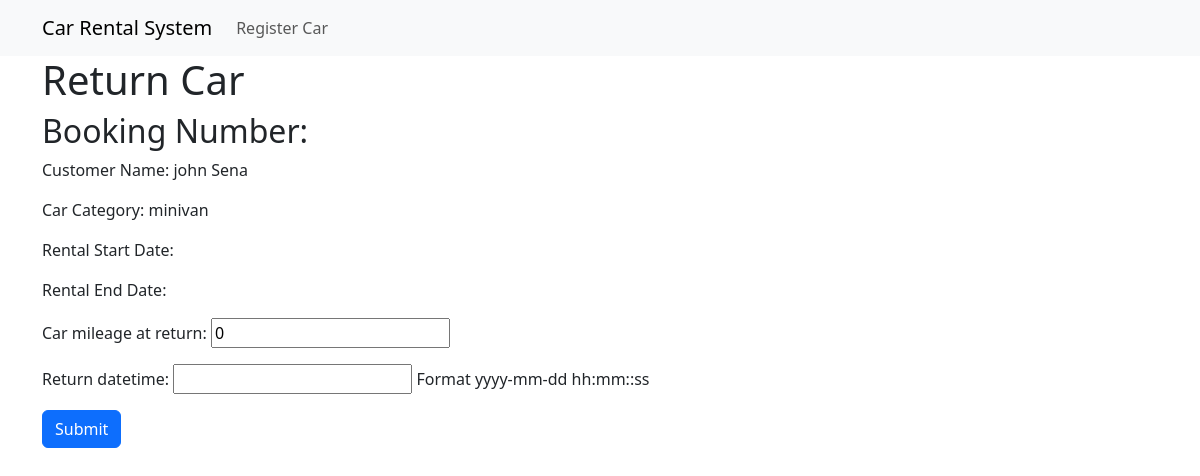
The page /return/3/ on the database its author committed.
### rental/models.py (models this page shows, shortened)
class Booking(models.Model):
    customer_name = models.CharField(max_length=100)
    car_category = models.ForeignKey(CarCategory, on_delete=models.CASCADE)
    rental_datetime = models.DateTimeField(help_text="Format yyyy-mm-dd hh:mm::ss")
    return_datetime = models.DateTimeField(blank=True,null=True, help_text="Format yyyy-mm-dd hh:mm::ss")
    car_mileage_at_pickup = models.IntegerField(default=0)
    car_mileage_at_return = models.IntegerField(default=0)
    total_amount = models.FloatField(("Total Car Booking Amount"), default=0.0)

class CarCategory(models.Model):
    CATEGORY = (
        ('compact', 'Compact'),
        ('premium', 'Premium'),
        ('minivan', 'Minivan'),
    )
    name = models.CharField(max_length=50, choices=CATEGORY)
    base_day_rental = models.PositiveIntegerField(("base rental Day"), default=50)
    kilometer_price = models.FloatField(("Kilometer Price"), default=10)
    def __str__(self):
        return self.name

### rental/views.py (the view)
# urls.py: path("return/<int:booking_id>/", views.return_car, name="return_car"),
def return_car(request, booking_id):
    booking = Booking.objects.get(id=booking_id)
    if request.method == 'POST':
        form = ReturnForm(request.POST or None, instance=booking)
        if form.is_valid():
            form = form.save(commit=False)
            form.total_amount = booking.calculate_price
            form.save()
            return redirect('rental:car_list')
    else:
        form = ReturnForm(instance=booking)
    return render(request, 'return-car.html', {'booking' : booking, 'form' : form})

### rental/forms.py
class ReturnForm(forms.ModelForm):
    class Meta:
        model = Booking
        fields = ("car_mileage_at_return", "return_datetime")

### rental/templates/return-car.html (shortened to what this page needs)
{% extends 'base.html' %}
{% block content %}
<div class="container">
    <h1>Return Car</h1>
    <h2>Booking Number: {{ booking.booking_number }}</h2>
    <p>Customer Name: {{ booking.customer_name }}</p>
    <p>Car Category: {{ booking.car_category }}</p>
    <p>Rental Start Date: {{ booking.rental_start_date }}</p>
    <p>Rental End Date: {{ booking.rental_end_date }}</p>
    <form method="POST">
        {{ form.as_p }}
        <button type="submit" class="btn btn-primary">Submit</button>
    </form>
</div>
{% endblock content %}

### rows shown on the page
Booking: customer_name "john Sena", car_category "minivan", car_mileage_at_return "0"
